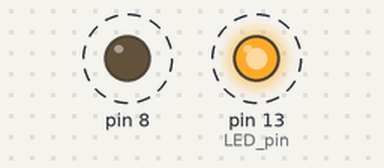
Bench run of a sketch on a simulated Arduino Uno, built with avr-gcc and run on an emulated ATmega328P. Parts: output pins drawn as LEDs (lit = HIGH). Dashed ring = blinking.

Above: at 0.05 s.
Timing chart, 0 to 3.0 s (numbered marks = the images above):
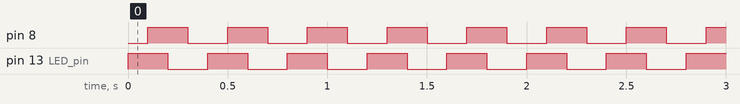

The sketch:

P1501_220604_TEST_LEDBlinkMulti.ino
```cpp
void setup() {
  pinMode(13,OUTPUT); // LED pin
  pinMode(8,OUTPUT);
}

void loop() {
  digitalWrite(13,HIGH);
  delay(100);
  digitalWrite(8,HIGH);
  delay(100);
  digitalWrite(13,LOW);
  delay(100);
  digitalWrite(8,LOW);
  delay(100);
}
```

Measured:
- by itself, pin 8, pin 13 (LED_pin): alternates HIGH for 0.20 s and LOW for 0.20 s
